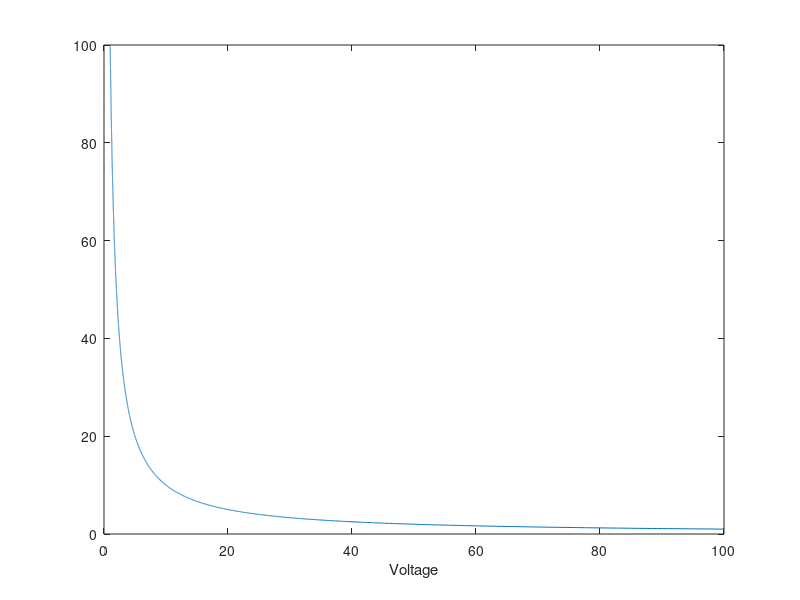

The MATLAB source for this figure:
addpath("./")
% addpath("./mfcc-octave")

% A
% [x, Fs] = audioread('voice.wav');
% X = frame_wind(x, 256, 0.25);
% [a_voice,g_voice] =lpc_new(X,30);

% % B
% [x, Fs] = audioread('piano_samples.wav');
% X = frame_wind(x, 256, 0.25);
% coeffs = mfcc(X)
V = 1:0.01:100;
t = 100 ./V;
plot(t,V);
xlabel("Voltage")
pause;